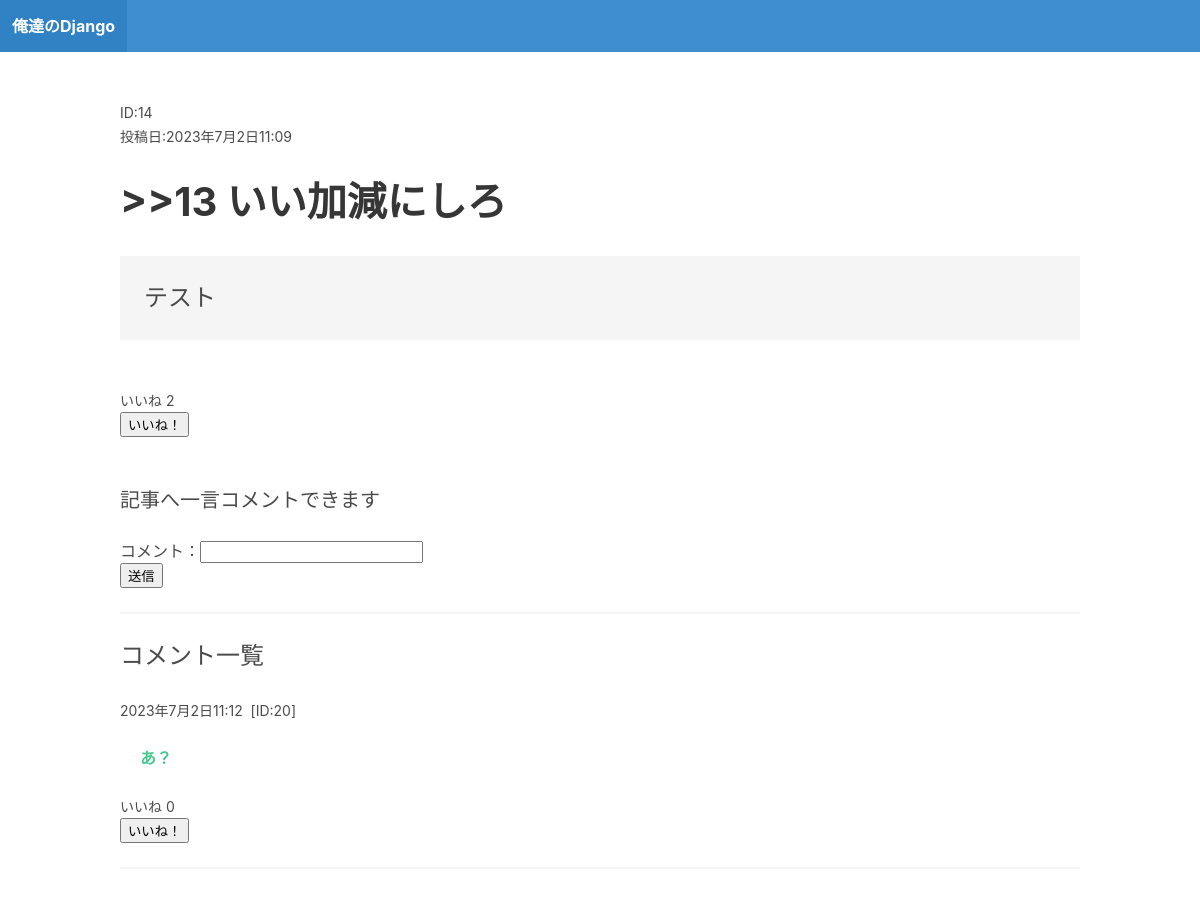
Screenshot of /blog/postpage/14/ with the database file from the repository.
### blog/models.py (models this page shows)
class Post(models.Model):
    title = models.CharField(max_length=100)
    body = models.TextField()
    created_at = models.DateTimeField(auto_now_add=True)

class Comment(models.Model):
    post = models.ForeignKey(Post, related_name='comments',on_delete=models.CASCADE)
    body = models.CharField(max_length=100)
    created_at = models.DateTimeField(auto_now_add=True)

### blog/views.py (the view, shortened to what this page needs)
# urls.py: path("postpage/<slug:post_id>/",postpage,name = 'postpage')
def postpage(request,post_id):
    post = Post.objects.get(id = post_id)
    form = CommentForm
    formPostGood = PostGoodForm
    formCommentGood = CommentGoodForm
    context = {'post':post, 'form':form, 'formPostGood':formPostGood, 'formCommentGood':formCommentGood}
    return render(request,'postpage.html', context)

### blog/templates/postpage.html (shortened to what this page needs)
{% extends "base.html"%} {% block content %}
<div class="post block">
    <body>
        <small>ID:{{post.id}} </small>
        <br>
        <small>投稿日:{{post.created_at}}</small>
        <br><br>
        <strong class="is-size-2" >{{post.title}}</strong>
        <br><br>
        <p class="is-size-4 p-5 has-background-light">{{post.body|linebreaksbr}}</p>
        <br><br>
        <small>いいね {{post.goods.count}}</small>
        <form action="." method="POST">
            <button button name="post_good_button" value="1">いいね！</button>
        </form>
        <br><br>
        <p class="is-size-5">記事へ一言コメントできます</p>
        <br>
        <form action="." method="POST">
            <p>コメント：{{form.body}}</p>
            <button name="comment_button" value="1">送信</button>
            <br>
            <hr>
        </form>
        <p class="is-size-4">コメント一覧</p>
        <br>
        {% for comment in post.comments.all  reversed %}
            <small>{{comment.created_at}}&nbsp;&nbsp;[ID:{{comment.id}}]   </small>
            <br><br>
            <p style="margin-left: 20px;"  class="has-text-success  has-text-weight-bold">{{comment.body}}</p>
            <br>
            <small>いいね {{comment.goods.count}}</small>
            <form action="." method="POST">
                <button button name="comment_good_button" value="1">いいね！</button>
            </form>
            <hr>
        {% endfor %}
    </body>
</div>
{%  endblock %}

### rows the page displays
Post: id "14", created_at "2023年7月2日11:09", title ">>13 いい加減にしろ", body "テスト", goods.count "2"
Comment: created_at "2023年7月2日11:12", id "20", body "あ？", goods.count "0"
